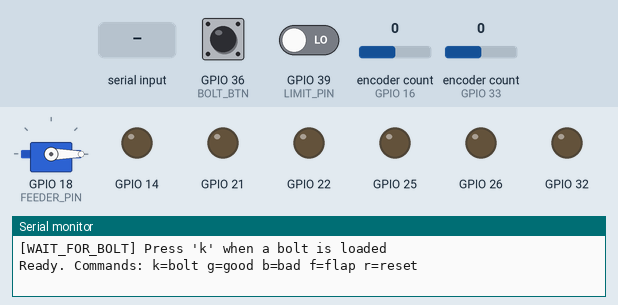
Recording of a sketch running on a simulated ESP32. Parts: servo, output pins drawn as LEDs (lit = HIGH), the last lines printed to the serial monitor. The inputs (shaded band) are chosen by the test bench; at power-on: GPIO 36 (BOLT_BTN) HIGH, encoder count (sensors on GPIO 16, GPIO 33) 0, GPIO 39 (LIMIT_PIN) LOW.

Above: at 1.2 s.
1.3 s: GPIO 36 (BOLT_BTN) pulled LOW for 0.15 s
At 3.4 s:
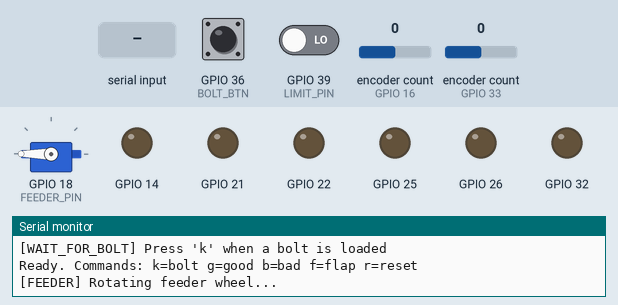
4.3 s: encoder count (sensor on GPIO 16) set to 1
At 4.6 s:
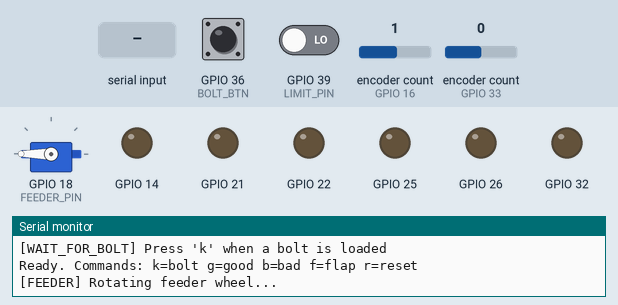
7.3 s: encoder count (sensor on GPIO 16) set to 0
At 10.1 s:
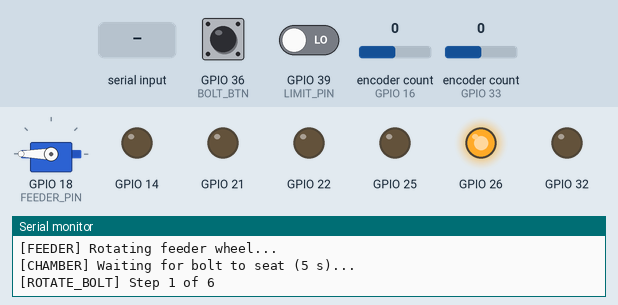
10.3 s: encoder count (sensor on GPIO 16) set to -1
At 11.5 s:
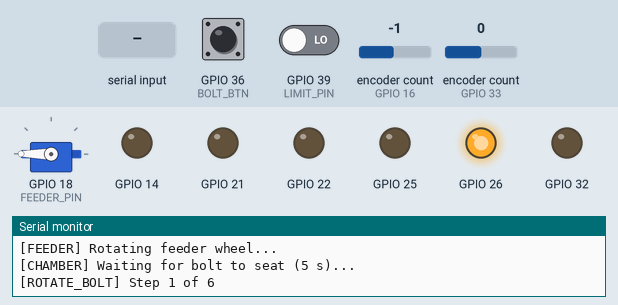
11.8 s: encoder count (sensor on GPIO 16) set to 3
At 13.1 s:
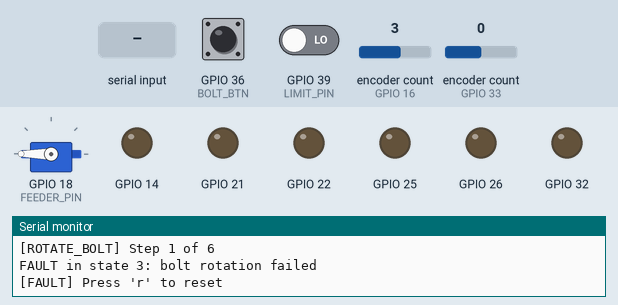
14.1 s: "r\n" received over Serial
At 15.3 s:
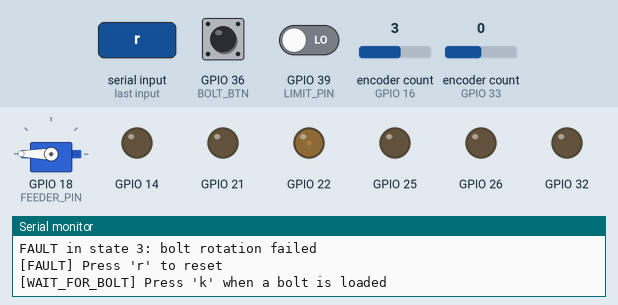
Timing chart, 0 to 16.6 s (numbered marks = the images above; inputs shaded):
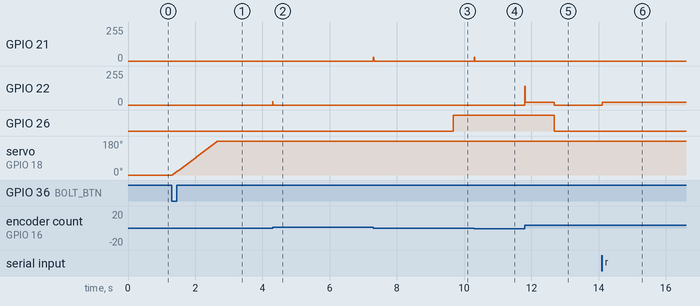

The sketch:

bolttransitioncode.ino
```cpp
// ============================================================
//  Bolt inspection / sorting state machine  (ESP32, Arduino core 2.x)
//  No status LED is used or required.
//
//  Axes:
//    feeder    = hobby servo
//    boltMotor = DC motor + encoder (60 deg steps)
//    sorter    = DC motor + two endpoint limit switches (MODIFIED)
//    flap      = DC motor + encoder
//
//  Serial commands (115200 baud):
//    k = bolt present (same as pressing the bolt button)
//    g = inspection GOOD     b = inspection BAD
//    f = release flap        r = reset after FAULT
//
//  ALL PIN NUMBERS / POSITIONS BELOW ARE PLACEHOLDERS: set them for your build.
// ============================================================
#include <ESP32Encoder.h>
#include <ESP32Servo.h>

// ---------------- Pins ----------------
#define BOLT_BTN    36      // bolt-sensed button (input-only pin: needs EXTERNAL pull-up)
#define LIMIT_PIN   39      // bolt-seated limit switch (input-only: EXTERNAL pull-up)
#define ACTIVE_LEVEL LOW    // level when button/switch is pressed

// bolt rotator (DC + encoder)
#define BOLT_ENC_A  33
#define BOLT_ENC_B  27
#define BOLT_PWM_F  26
#define BOLT_PWM_R  25
// MODIFIED: sorter endpoint switches; placeholder GPIOs, change for your build.
// Wire each switch between its input and GND (active LOW with internal pull-up).
#define GOOD_LIMIT_PIN 19
#define BAD_LIMIT_PIN  23
// sorter motor driver (unchanged)
#define SORT_PWM_F  14
#define SORT_PWM_R  32
// flap (DC + encoder)
#define FLAP_ENC_A  16
#define FLAP_ENC_B  17
#define FLAP_PWM_F  21
#define FLAP_PWM_R  22
// feeder servo
#define FEEDER_PIN  18

// ---------------- Tuning ----------------
#define COUNTS_PER_REV     1440     // bolt motor output-shaft counts per rev
// MODIFIED: fixed sorter drive; tune duty and directions after assembly.
#define SORT_DRIVE_PWM     150      // 8-bit duty: 1..255
#define SORT_GOOD_FORWARD  true     // swap to false if GOOD is reverse
#define FLAP_OPEN_POS      200      // encoder counts
#define FLAP_CLOSED_POS    0
#define FLAP_DWELL_MS      500      // hold flap open so the bolt can drop
#define FEEDER_START_ANGLE 0
#define FEEDER_END_ANGLE   180

#define SEAT_TIME_MS       5000     // bolt must stay seated this long
#define INSPECT_TIMEOUT_MS 10000    // wait for good/bad and flap button
#define MOVE_TIMEOUT_MS    3000     // any motor move
#define CONTROL_PERIOD_US  10000    // 10 ms control tick
#define DEBOUNCE_US        20000    // 20 ms button debounce

// ---------------- DC motor + encoder axis ----------------
struct DCAxis {
  ESP32Encoder enc;
  uint8_t chFwd = 0, chRev = 0;
  float kp = 20, ki = 0, kd = 5;     // velocity loop
  float kpPos = 0.2, kiPos = 0;      // position loop
  long pos = 0, posDes = 0;
  int speed = 0, speedLast = 0;
  long sumErrPos = 0, sumErrV = 0;
  bool enabled = false;

  void begin(int encA, int encB, int pinFwd, int pinRev, uint8_t chF, uint8_t chR) {
    chFwd = chF; chRev = chR;
    enc.attachHalfQuad(encA, encB);
    enc.clearCount();
    ledcSetup(chFwd, 20000, 8); ledcAttachPin(pinFwd, chFwd);
    ledcSetup(chRev, 20000, 8); ledcAttachPin(pinRev, chRev);
    stop();
  }
  void moveBy(long counts) { moveTo(posDes + counts); }
  void moveTo(long counts) { posDes = counts; sumErrPos = 0; sumErrV = 0; enabled = true; }
  bool done(int posTol = 10, int spdTol = 2) {
    return abs(posDes - pos) < posTol && abs(speed) <= spdTol;
  }
  void stop() {
    enabled = false;
    ledcWrite(chFwd, 0);
    ledcWrite(chRev, 0);
  }
  void update() {                    // call once per control tick
    speed = (int)enc.getCount();
    enc.clearCount();
    pos += speed;
    if (!enabled) return;

    long errPos = posDes - pos;
    sumErrPos += errPos;
    int omegaDes = (int)(kpPos * errPos + kiPos * sumErrPos);
    int errV = omegaDes - speed;
    sumErrV += errV;
    int dV = speed - speedLast;
    speedLast = speed;

    int drive = (int)(kp * errV + ki * sumErrV + kd * dV);
    if (abs(drive) > 255) {          // anti-windup
      sumErrV -= errV;
      drive = (drive > 0) ? 255 : -255;
    }
    if (drive > 0) { ledcWrite(chRev, 0);      ledcWrite(chFwd, drive); }
    else           { ledcWrite(chFwd, 0);      ledcWrite(chRev, -drive); }
  }
};

// MODIFIED: sorter uses the same two PWM driver inputs, without an encoder.
struct SorterAxis {
  uint8_t chFwd = 4, chRev = 5;

  void begin(int pinFwd, int pinRev, uint8_t chF, uint8_t chR) {
    chFwd = chF; chRev = chR;
    ledcSetup(chFwd, 20000, 8); ledcAttachPin(pinFwd, chFwd);
    ledcSetup(chRev, 20000, 8); ledcAttachPin(pinRev, chRev);
    stop();
  }
  void stop() {
    ledcWrite(chFwd, 0);
    ledcWrite(chRev, 0);
  }
  void drive(bool forward) {
    stop();
    ledcWrite(forward ? chFwd : chRev, SORT_DRIVE_PWM);
  }
};

// ---------------- Hobby servo axis (non-blocking stepped movement) ----------------
// Moves in 2-degree steps every 15 ms, then holds at the target for 2 seconds.
struct ServoAxis {
  Servo s;
  int angle = 0;
  int targetAngle = 0;

  unsigned long nextStepMs = 0;
  unsigned long holdStartMs = 0;
  const unsigned long stepIntervalMs = 15;
  const unsigned long endpointHoldMs = 2000;
  bool holding = true;

  void begin(int pin, int startAngle) {
    s.setPeriodHertz(50);
    s.attach(pin, 500, 2400);

    angle = constrain(startAngle, 0, 180);
    targetAngle = angle;
    s.write(angle);

    // Start in the settled position. The first moveTo() starts a new movement.
    holding = true;
    holdStartMs = millis();
  }

  void moveTo(int deg) {
    targetAngle = constrain(deg, 0, 180);
    holding = false;
    nextStepMs = millis();
  }

  void update() {
    unsigned long now = millis();

    if (holding) return;

    if (angle != targetAngle) {
      // Signed subtraction keeps the time comparison safe across millis() rollover.
      if ((long)(now - nextStepMs) >= 0) {
        if (angle < targetAngle) {
          angle += 2;
          if (angle > targetAngle) angle = targetAngle;
        } else {
          angle -= 2;
          if (angle < targetAngle) angle = targetAngle;
        }

        s.write(angle);
        nextStepMs = now + stepIntervalMs;
      }
    }

    // Begin the endpoint dwell only after the servo reaches its target angle.
    if (angle == targetAngle) {
      holding = true;
      holdStartMs = now;
    }
  }

  bool done() {
    return holding && (millis() - holdStartMs >= endpointHoldMs);
  }
};

DCAxis    boltMotor;
SorterAxis sorter;                  // MODIFIED: no sorter encoder
DCAxis    flap;
ServoAxis feeder;

// ---------------- States ----------------
enum State : byte {
  WAIT_FOR_BOLT,
  ROTATE_FEEDER_WHEEL,
  BOLT_CHAMBER,
  ROTATE_BOLT,
  BUTTON_PRESSED,      // waiting for good/bad inspection input
  ROTATE_SORTER,
  WAIT_FLAP_BUTTON,    // waiting for operator flap command
  RELEASE_FLAP,
  RESET_FLAP,
  FAULT
};
State state = WAIT_FOR_BOLT;
State faultFrom = WAIT_FOR_BOLT;

unsigned long stateStartMs = 0;
unsigned long seatedSince = 0;
int  capture = 0;
int  sorterInitial = 0;              // 0 none, 1 good, 2 bad
bool dispenseJam = false;
bool feederAtEnd = false;
char cmd = 0;                        // last serial command this tick (0 = none)

// ---------------- Timers / interrupts ----------------
volatile bool BLUEflag = false;      // bolt button edge seen
volatile bool debounceT = false;     // debounce timer expired
volatile bool deltaT = false;        // control tick
hw_timer_t *timer0 = NULL;           // debounce
hw_timer_t *timer1 = NULL;           // control loop
portMUX_TYPE timerMux0 = portMUX_INITIALIZER_UNLOCKED;
portMUX_TYPE timerMux1 = portMUX_INITIALIZER_UNLOCKED;

void IRAM_ATTR onTime0() {
  portENTER_CRITICAL_ISR(&timerMux0);
  debounceT = true;
  portEXIT_CRITICAL_ISR(&timerMux0);
  timerStop(timer0);
}
void IRAM_ATTR onTime1() {
  portENTER_CRITICAL_ISR(&timerMux1);
  deltaT = true;
  portEXIT_CRITICAL_ISR(&timerMux1);
}
void IRAM_ATTR BLUEisr() {
  BLUEflag = true;
  timerWrite(timer0, 0);
  timerStart(timer0);
}

// ---------------- Forward declarations ----------------
void setState(State next);
void fault(const char *why);
void stopAllMotors();

// ---------------- Event checkers (non-blocking) ----------------
bool timedOut(unsigned long ms) { return millis() - stateStartMs > ms; }

bool boltDetected() {
  bool hit = false;
  if (BLUEflag && debounceT) {
    noInterrupts();
    BLUEflag = false;
    debounceT = false;
    interrupts();
    hit = (digitalRead(BOLT_BTN) == ACTIVE_LEVEL);   // still pressed after debounce
  }
  if (cmd == 'k') hit = true;                          // keyboard substitute
  return hit;
}

bool rotateFeederWheel180() { return feeder.done(); }

bool boltSeated() {                  // limit switch held for SEAT_TIME_MS
  if (digitalRead(LIMIT_PIN) == ACTIVE_LEVEL) {
    if (seatedSince == 0) seatedSince = millis();
    if (millis() - seatedSince >= SEAT_TIME_MS) return true;
  } else {
    seatedSince = 0;
  }
  return false;
}

bool rotateBoltStepDone() { return boltMotor.done(); }
// MODIFIED: stop on the selected endpoint immediately; never debounce by driving
// farther into the stop. The state machine advances only after stop() is called.
bool sorterRotated() {
  if (sorterInitial != 1 && sorterInitial != 2) return false;
  int targetPin = (sorterInitial == 1) ? GOOD_LIMIT_PIN : BAD_LIMIT_PIN;
  if (digitalRead(targetPin) == LOW) {
    sorter.stop();
    return true;
  }
  return false;
}
bool flapButtonPress()    { return cmd == 'f'; }
bool flapReleased()       { return flap.done() && timedOut(FLAP_DWELL_MS); }
bool flapReset()          { return flap.done(); }

// ---------------- Event services ----------------
void stopAllMotors() {
  boltMotor.stop();
  sorter.stop();
  flap.stop();
  // feeder servo holds its last position
}

void fault(const char *why) {
  faultFrom = state;
  Serial.print("FAULT in state ");
  Serial.print((int)state);
  Serial.print(": ");
  Serial.println(why);
  stopAllMotors();
  setState(FAULT);
}

void setState(State next) {
  state = next;
  stateStartMs = millis();
  seatedSince = 0;

  // ---- entry actions (run once per entry) ----
  switch (next) {
    case WAIT_FOR_BOLT:
      Serial.println("[WAIT_FOR_BOLT] Press 'k' when a bolt is loaded");
      capture = 0;
      sorterInitial = 0;
      dispenseJam = false;
      noInterrupts(); BLUEflag = false; debounceT = false; interrupts();
      flap.moveTo(FLAP_CLOSED_POS);
      sorter.stop();                         // MODIFIED: leave funnel at last position
      break;
    case ROTATE_FEEDER_WHEEL:
      Serial.println("[FEEDER] Rotating feeder wheel...");
      feederAtEnd = !feederAtEnd;                       // toggle 0 <-> 180
      feeder.moveTo(feederAtEnd ? FEEDER_END_ANGLE : FEEDER_START_ANGLE);
      break;
    case BOLT_CHAMBER:
      Serial.println("[CHAMBER] Waiting for bolt to seat (5 s)...");
      break;
    case ROTATE_BOLT:
      Serial.print("[ROTATE_BOLT] Step ");
      Serial.print(capture + 1);
      Serial.println(" of 6");
      boltMotor.moveBy(COUNTS_PER_REV / 6);             // 60 deg step
      break;
    case BUTTON_PRESSED:
      Serial.println("[INSPECT] Press 'g' (good) or 'b' (bad) within 10 s");
      break;
    case ROTATE_SORTER:
      Serial.println("[SORTER] Moving sorter...");
      // MODIFIED: do not energize the motor if already at the requested limit.
      sorter.stop();
      if (sorterInitial != 1 && sorterInitial != 2) {
        fault("invalid sorter selection");
      } else if (sorterRotated()) {
        setState(WAIT_FLAP_BUTTON);
      } else {
        sorter.drive(sorterInitial == 1 ? SORT_GOOD_FORWARD : !SORT_GOOD_FORWARD);
      }
      break;
    case WAIT_FLAP_BUTTON:
      Serial.println("[FLAP] Press 'f' to release the flap within 10 s");
      break;
    case RELEASE_FLAP:
      Serial.println("[FLAP] Opening...");
      flap.moveTo(FLAP_OPEN_POS);
      break;
    case RESET_FLAP:
      Serial.println("[FLAP] Closing...");
      flap.moveTo(FLAP_CLOSED_POS);
      break;
    case FAULT:
      Serial.println("[FAULT] Press 'r' to reset");
      break;
    default: break;
  }
}

// ---------------- State machine (runs every control tick) ----------------
void runStateMachine() {
  switch (state) {

    case WAIT_FOR_BOLT:
      if (boltDetected()) setState(ROTATE_FEEDER_WHEEL);
      break;

    case ROTATE_FEEDER_WHEEL:
      if (rotateFeederWheel180())            setState(BOLT_CHAMBER);
      break;                                  // servo completion includes its 2 s endpoint hold

    case BOLT_CHAMBER:
      if (boltSeated())                       setState(ROTATE_BOLT);
      else if (timedOut(SEAT_TIME_MS + 3000)) fault("bolt not seated");
      break;

    case ROTATE_BOLT:
      if (rotateBoltStepDone()) {
        capture++;
        if (capture >= 6) setState(BUTTON_PRESSED);
        else              setState(ROTATE_BOLT);    // re-enter => next 60 deg step
      } else if (timedOut(MOVE_TIMEOUT_MS)) {
        capture = 0;
        fault("bolt rotation failed");
      }
      break;

    case BUTTON_PRESSED:                      // waiting for good/bad
      if (cmd == 'g' || cmd == 'b') {
        sorterInitial = (cmd == 'g') ? 1 : 2;
        setState(ROTATE_SORTER);
      } else if (timedOut(INSPECT_TIMEOUT_MS)) {
        sorterInitial = 0;
        fault("no inspection input");
      }
      break;

    case ROTATE_SORTER:
      if (sorterRotated())                    setState(WAIT_FLAP_BUTTON);
      else if (timedOut(MOVE_TIMEOUT_MS))     fault("sorter limit not reached");
      break;

    case WAIT_FLAP_BUTTON:
      if (flapButtonPress())                  setState(RELEASE_FLAP);
      else if (timedOut(INSPECT_TIMEOUT_MS))  fault("flap button not pressed");
      break;

    case RELEASE_FLAP:
      if (flapReleased())                     setState(RESET_FLAP);
      else if (timedOut(MOVE_TIMEOUT_MS + FLAP_DWELL_MS)) fault("flap did not open");
      break;

    case RESET_FLAP:
      if (flapReset())                        setState(WAIT_FOR_BOLT); // MODIFIED: no centering
      else if (timedOut(MOVE_TIMEOUT_MS))     fault("flap reset failed");
      break;

    case FAULT:
      stopAllMotors();                        // stay stopped until operator resets
      if (cmd == 'r') setState(WAIT_FOR_BOLT);
      break;

    default:
      fault("invalid state");
      break;
  }
}

// ---------------- Setup ----------------
void setup() {
  Serial.begin(115200);
  pinMode(BOLT_BTN, INPUT);       // GPIO36/39 have no internal pull-ups
  pinMode(LIMIT_PIN, INPUT);
  // MODIFIED: use GPIOs supporting internal pull-ups (not GPIO34-39).
  pinMode(GOOD_LIMIT_PIN, INPUT_PULLUP);
  pinMode(BAD_LIMIT_PIN, INPUT_PULLUP);

  ESP32Encoder::useInternalWeakPullResistors = puType::up;

  // Attach the servo FIRST so it claims LEDC channel 0 (50 Hz timer).
  // Motors then use channels 2-7: LEDC channels share a timer in pairs
  // (0/1, 2/3, 4/5, 6/7), so the 50 Hz servo must not share a pair with 20 kHz PWM.
  ESP32PWM::allocateTimer(0);
  feeder.begin(FEEDER_PIN, FEEDER_START_ANGLE);

  boltMotor.begin(BOLT_ENC_A, BOLT_ENC_B, BOLT_PWM_F, BOLT_PWM_R, 2, 3);
  sorter.begin(SORT_PWM_F, SORT_PWM_R, 4, 5); // MODIFIED: PWM only
  flap.begin(FLAP_ENC_A, FLAP_ENC_B, FLAP_PWM_F, FLAP_PWM_R, 6, 7);

  // Debounce timer (one-shot, started from the button ISR)
  timer0 = timerBegin(0, 80, true);                      // 80 MHz / 80 = 1 MHz
  timerAttachInterrupt(timer0, &onTime0, true);
  timerAlarmWrite(timer0, DEBOUNCE_US, false);
  timerAlarmEnable(timer0);
  timerStop(timer0);

  // Control loop timer (periodic)
  timer1 = timerBegin(1, 80, true);
  timerAttachInterrupt(timer1, &onTime1, true);
  timerAlarmWrite(timer1, CONTROL_PERIOD_US, true);
  timerAlarmEnable(timer1);

  attachInterrupt(digitalPinToInterrupt(BOLT_BTN), BLUEisr,
                  ACTIVE_LEVEL == LOW ? FALLING : RISING);

  setState(WAIT_FOR_BOLT);
  Serial.println("Ready. Commands: k=bolt g=good b=bad f=flap r=reset");
}

// ---------------- Main loop ----------------
void loop() {
  // MODIFIED: check every loop pass, independently of the 10 ms control tick.
  // Once stopped at an endpoint, the motor stays off until the next sort command.
  if (state == ROTATE_SORTER) {
    if (sorterRotated()) setState(WAIT_FLAP_BUTTON);
    else if (timedOut(MOVE_TIMEOUT_MS)) fault("sorter limit not reached");
  }

  // Update the servo independently of the 10 ms motor-control tick.
  // This allows its 15 ms stepping interval to run without blocking the state machine.
  feeder.update();

  if (deltaT) {
    portENTER_CRITICAL(&timerMux1);
    deltaT = false;
    portEXIT_CRITICAL(&timerMux1);

    // one serial command per tick, visible only to the state that wants it
    cmd = 0;
    while (Serial.available()) {
      char c = Serial.read();
      if (c != '\n' && c != '\r') { cmd = c; break; }
    }

    boltMotor.update();
    flap.update();
    runStateMachine();
  }
}
```

Measured:
- after the input at 1.3 s, servo on GPIO 18 (FEEDER_PIN): moves from 0° to 180° over 1.3 s, starting at once
- after the input at 4.3 s, GPIO 22: 0/255 → 30/255 at once, → 10/255 0.01 s later, → 0/255 0.01 s later
- after the input at 7.3 s, GPIO 21: 0/255 → 30/255 at once, → 10/255 0.01 s later, → 0/255 0.01 s later
- after the input at 10.3 s, GPIO 21: 0/255 → 30/255 at once, → 10/255 0.01 s later, → 0/255 0.01 s later
- after the input at 11.8 s, GPIO 22: 0/255 → 20/255 at once, → 0/255 0.88 s later
- after the input at 14.1 s, GPIO 22: 0/255 → 20/255 at once
